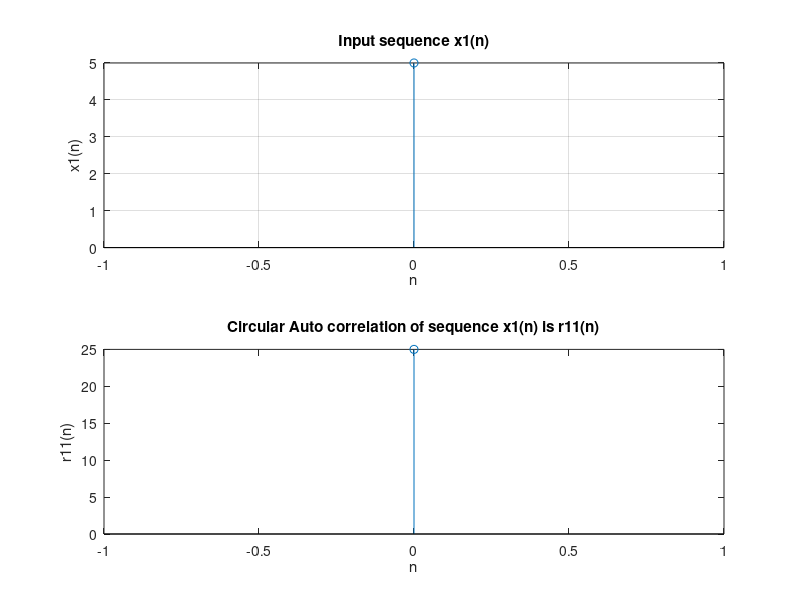

The MATLAB source for this figure:
clc; close all; clear all;
x1 = input('Enter the input sequence x1(n):');
N = length(x1);
X1k = fft(x1,N)
R11k = X1k.*conj(X1k);
r11 = ifft(R11k);
% to plot input sequence
figure(1); n1 = 0:length(x1)-1;
subplot(2,1,1), stem(n1,x1),grid,zoom on;
xlabel('n'); ylabel('x1(n)');
title('Input sequence x1(n)');
n2 = 0:length(r11)-1;
subplot(2,1,2),stem(n2,r11);
xlabel('n'); ylabel('r11(n)');
title('Circular Auto correlation of sequence x1(n) is r11(n)');
disp(r11);
